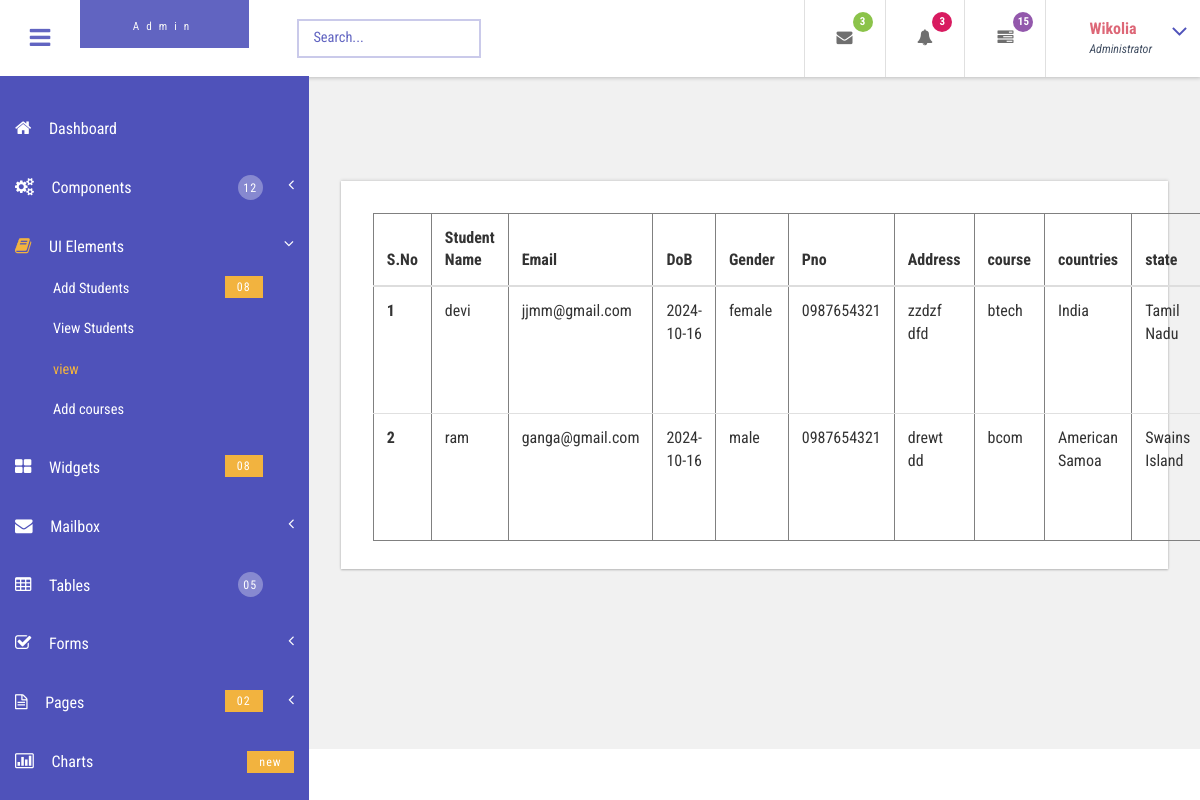
Screenshot of /collegemanagement/admin/usertable.php with the database file from the repository.
### tables this page shows
CREATE TABLE `formaction` (
  `id` int(11) NOT NULL,
  `Name` varchar(255) NOT NULL,
  `email` varchar(255) NOT NULL,
  `dob` varchar(255) NOT NULL,
  `gender` varchar(255) NOT NULL,
  `pno` varchar(255) NOT NULL,
  `address` varchar(255) NOT NULL,
  `course` varchar(255) NOT NULL,
  `countries` varchar(255) NOT NULL,
  `state` varchar(255) NOT NULL,
  `image` varchar(255) NOT NULL
);

CREATE TABLE `countries` (
  `cont_id` int(11) NOT NULL,
  `sortname` varchar(3) NOT NULL,
  `name` varchar(150) NOT NULL,
  `sequence` int(11) NOT NULL DEFAULT 0
);

CREATE TABLE `states` (
  `stat_id` int(11) NOT NULL,
  `sname` varchar(30) NOT NULL,
  `country_id` int(11) NOT NULL DEFAULT 1
);

### collegemanagement/admin/usertable.php (the view, shortened to what this page needs)
<!DOCTYPE HTML>
<html>
<head>
<link href="css/bootstrap.css" rel='stylesheet' type='text/css' />
<link href="css/style.css" rel='stylesheet' type='text/css' />
<link href="css/font-awesome.css" rel="stylesheet">
<link href="css/animate.css" rel="stylesheet" type="text/css" media="all">
<link href="css/custom.css" rel="stylesheet">
</head>
<body class="cbp-spmenu-push">
	<div class="main-content">
		<div class=" sidebar" role="navigation">
            <div class="navbar-collapse">
				<nav class="cbp-spmenu cbp-spmenu-vertical cbp-spmenu-left" id="cbp-spmenu-s1">
					<ul class="nav" id="side-menu">
						<li>
							<a href="main.php"><i class="fa fa-home nav_icon"></i>Dashboard</a>
						</li>
						<li>
							<a href="#"><i class="fa fa-cogs nav_icon"></i>Components <span class="nav-badge">12</span> <span class="fa arrow"></span></a>
						</li>
						<li class="">
							<a href="#"><i class="fa fa-book nav_icon"></i>UI Elements <span class="fa arrow"></span></a>
							<ul class="nav nav-second-level collapse">
								<li>
									<a href="forms.php">Add Students<span class="nav-badge-btm">08</span></a>
								</li>
								<li>
									<a href="tables.php">View Students</a>
								</li>
                                <li>
									<a href="usertable.php">view </a>
                               </li>
								<li>
									<a href="form.php">Add courses</a>
							</ul>
						</li>
						<li>
							<a href="widgets.html"><i class="fa fa-th-large nav_icon"></i>Widgets <span class="nav-badge-btm">08</span></a>
						</li>
						<li>
							<a href="#"><i class="fa fa-envelope nav_icon"></i>Mailbox<span class="fa arrow"></span></a>
						</li>
						<li>
							<a href="tables.php"><i class="fa fa-table nav_icon"></i>Tables <span class="nav-badge">05</span></a>
						</li>
						<li>
							<a href="#"><i class="fa fa-check-square-o nav_icon"></i>Forms<span class="fa arrow"></span></a>
						</li>
						<li>
							<a href="#"><i class="fa fa-file-text-o nav_icon"></i>Pages<span class="nav-badge-btm">02</span><span class="fa arrow"></span></a>
						</li>
						<li>
							<a href="charts.html" class="chart-nav"><i class="fa fa-bar-chart nav_icon"></i>Charts <span class="nav-badge-btm pull-right">new</span></a>
						</li>
					</ul>
				</nav>
			</div>
		</div>
		<div class="sticky-header header-section ">
			<div class="header-left">
				<button id="showLeftPush"><i class="fa fa-bars"></i></button>
				<div class="logo">
					<a href="main.php">
					<span>Admin</span>
					</a>
				</div>
				<div class="search-box">
					<form class="input">
						<input class="sb-search-input input__field--madoka" placeholder="Search..." type="search" id="input-31" />
						<label class="input__label" for="input-31">
							<svg class="graphic" width="100%" height="100%" viewBox="0 0 404 77" preserveAspectRatio="none">
								<path d="m0,0l404,0l0,77l-404,0l0,-77z"/>
							</svg>
						</label>
					</form>
				</div>
				<div class="clearfix"> </div>
			</div>
			<div class="header-right">
				<div class="profile_details_left">
					<ul class="nofitications-dropdown">
						<li class="dropdown head-dpdn">
							<a href="#" class="dropdown-toggle" data-toggle="dropdown" aria-expanded="false"><i class="fa fa-envelope"></i><span class="badge">3</span></a>
						</li>
						<li class="dropdown head-dpdn">
							<a href="#" class="dropdown-toggle" data-toggle="dropdown" aria-expanded="false"><i class="fa fa-bell"></i><span class="badge blue">3</span></a>
						</li>
						<li class="dropdown head-dpdn">
							<a href="#" class="dropdown-toggle" data-toggle="dropdown" aria-expanded="false"><i class="fa fa-tasks"></i><span class="badge blue1">15</span></a>
						</li>
					</ul>
					<div class="clearfix"> </div>
				</div>
				<div class="profile_details">
					<ul>
						<li class="dropdown profile_details_drop">
							<a href="#" class="dropdown-toggle" data-toggle="dropdown" aria-expanded="false">
								<div class="profile_img">
									<div class="user-name">
										<p>Wikolia</p>
										<span>Administrator</span>
									</div>
									<i class="fa fa-angle-down lnr"></i>
									<div class="clearfix"></div>
								</div>
							</a>
						</li>
					</ul>
				</div>
				<div class="clearfix"> </div>
			</div>
			<div class="clearfix"> </div>
		</div>
 <?php
    require("connection.php");
    $res = $con->query("SELECT formaction.*, states.sname, countries.name
    FROM formaction
    JOIN states ON formaction.state = states.stat_id
    JOIN countries ON states.country_id = countries.cont_id");
	$count=$res->num_rows;
?>
		<div id="page-wrapper">
			<div class="main-page">
				<div class="tables">
					<br><br>
					<br>
					<div class="panel-body widget-shadow">
						<table border="1" class="table">
							<thead>
								<tr>
								  <th>S.No</th>
								  <th> Student Name</th>
								  <th> Email</th>
								  <th>DoB</th>
								  <th>Gender</th>
								  <th>Pno</th>
								  <th>Address</th>
								  <th>course</th>
                                  <th>countries</th>
                                  <th>state</th>
								</tr>
							</thead>
							<tbody>
							<?php
if ($count > 0) {
    $serial = 1;
    while ($row = $res->fetch_assoc()) {
?>
        <tr>
            <th scope="row"><?php echo $serial; ?></th>
            <td><?php echo $row["Name"]; ?></td>
            <td><?php echo $row["email"]; ?></td>
            <td><?php echo $row["dob"]; ?></td>
            <td><?php echo $row["gender"]; ?></td>
            <td><?php echo $row["pno"]; ?></td>
            <td><?php echo $row["address"]; ?></td>
            <td><?php echo $row["course"]; ?></td>
            <td><?php echo $row["name"]; ?></td>
            <td><?php echo $row["sname"]; ?></td>
        </tr>
<?php
        $serial++;
    }
}
?>
							</tbody>
						</table>
					</div>
</body>
</html>

### collegemanagement/admin/css/custom.css (style rules this page uses)
#page-wrapper { padding:7em 2em 2.5em; background-color: #F1F1F1; }
.sidebar .arrow { float: right; }
.sidebar .fa.arrow:before { content: "\f104"; }
.sidebar .active>a>.fa.arrow:before { content: "\f107"; }
.sidebar .nav-second-level li, .sidebar .nav-third-level li { border-bottom: 0!important; margin-bottom: 0; }
.sidebar .nav-second-level li a { padding-left: 53px; font-size: .9em; }

### rows the page displays
formaction: Name "devi", email "jjmm@gmail.com", dob "2024-10-16", gender "female", pno "0987654321", address "zzdzf dfd", course "btech", countries.name "India", states.sname "Tamil Nadu"
formaction: Name "ram", email "ganga@gmail.com", dob "2024-10-16", gender "male", pno "0987654321", address "drewt dd", course "bcom", countries.name "American Samoa", states.sname "Swains Island"
